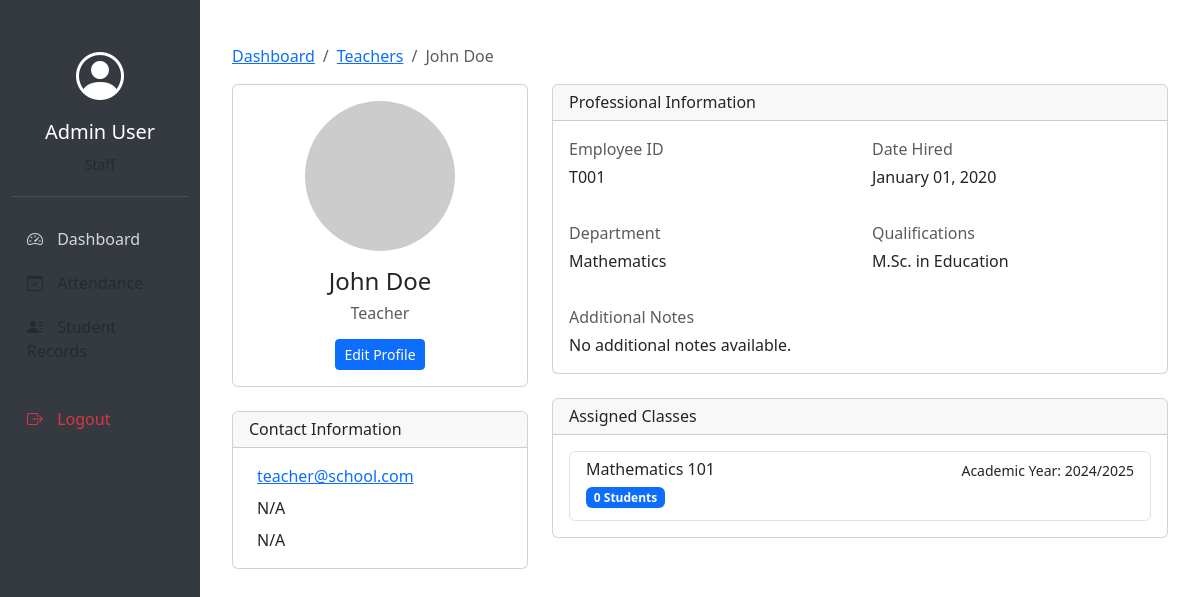
Screenshot of /teacher/1 (signed in) with the database file from the repository.
### models.py (models this page shows, shortened)
class User(UserMixin, db.Model):
    __tablename__ = 'Users'
    user_id = db.Column(db.Integer, primary_key=True)
    username = db.Column(db.String(80), unique=True, nullable=False)
    password_hash = db.Column(db.String(200), nullable=False)
    email = db.Column(db.String(120), unique=True, nullable=False)
    first_name = db.Column(db.String(50), nullable=False)
    last_name = db.Column(db.String(50), nullable=False)
    date_of_birth = db.Column(db.Date)
    phone_number = db.Column(db.String(20))
    address = db.Column(db.Text)
    user_type = db.Column(db.String(20), nullable=False)  # student, teacher, management, staff
    date_created = db.Column(db.DateTime, default=datetime.utcnow)
    student = db.relationship('Student', backref='user', uselist=False, lazy=True)
    teacher = db.relationship('Teacher', backref='user', uselist=False, lazy=True)
    management = db.relationship('Management', backref='user', uselist=False, lazy=True)
    staff = db.relationship('NonManagementStaff', backref='user', uselist=False, lazy=True)

class Teacher(db.Model):
    __tablename__ = 'Teachers'
    teacher_id = db.Column(db.Integer, primary_key=True)
    user_id = db.Column(db.Integer, db.ForeignKey('Users.user_id'), nullable=False)
    employee_id = db.Column(db.String(50), unique=True, nullable=False)
    qualification = db.Column(db.String(100))
    specialization = db.Column(db.String(100))
    date_hired = db.Column(db.Date)
    image_path = db.Column(db.String(255))  # Path to the teacher's profile image
    classes = db.relationship('Class', backref='teacher', lazy=True)

class Class(db.Model):
    __tablename__ = 'Classes'
    class_id = db.Column(db.Integer, primary_key=True)
    class_name = db.Column(db.String(50), nullable=False)
    academic_year = db.Column(db.String(20), nullable=False)
    teacher_id = db.Column(db.Integer, db.ForeignKey('Teachers.teacher_id'))
    students = db.relationship('Student', secondary='Student_Class_Mapping', back_populates='classes')

### teacher_routes.py (the view)
@teacher_bp.route('/<int:teacher_id>')
@login_required
def view_teacher(teacher_id):
    teacher = Teacher.query.get_or_404(teacher_id)
    return render_template('teachers/view.html', teacher=teacher)

### app.py (called while the page is built)
@login_manager.user_loader
def load_user(user_id):
    from models import User
    return User.query.get(int(user_id))

### templates/teachers/view.html (shortened to what this page needs)
{% extends "teachers/base.html" %}
{% block breadcrumb %}
    <li class="breadcrumb-item active" aria-current="page">
        {{ teacher.user.first_name }} {{ teacher.user.last_name }}
    </li>
{% endblock %}
{% block teacher_content %}
<div class="row">
    <div class="col-md-4">
        <div class="card mb-4">
            <div class="card-body text-center">
                <div class="mb-3">
                    {% if teacher.image_path %}
                        <img src="{{ url_for('static', filename=teacher.image_path) }}"
                             alt="{{ teacher.user.first_name }} {{ teacher.user.last_name }}"
                             class="img-fluid rounded-circle"
                             style="width: 150px; height: 150px; object-fit: cover;">
                    {% else %}
                        <img src="https://ui-avatars.com/api/?name={{ teacher.user.first_name }}+{{ teacher.user.last_name }}&background=random"
                             alt="Profile Picture"
                             class="img-fluid rounded-circle"
                             style="width: 150px; height: 150px; object-fit: cover;">
                    {% endif %}
                </div>
                <h4 class="card-title">{{ teacher.user.first_name }} {{ teacher.user.last_name }}</h4>
                <h6 class="text-muted">{{ teacher.position or 'Teacher' }}</h6>
                <div class="mt-3">
                    <a href="{{ url_for('edit_teacher', teacher_id=teacher.teacher_id) }}"
                       class="btn btn-primary btn-sm">
                         Edit Profile
                    </a>
                </div>
            </div>
        </div>
        <div class="card mb-4">
            <div class="card-header">
                <h6 class="mb-0">Contact Information</h6>
            </div>
            <div class="card-body">
                <p class="mb-2">
                    <a href="mailto:{{ teacher.user.email }}">{{ teacher.user.email }}</a>
                </p>
                <p class="mb-2">
                    {{ teacher.user.phone_number or 'N/A' }}
                </p>
                <p class="mb-0">
                    {{ teacher.user.address or 'N/A' }}
                </p>
            </div>
        </div>
    </div>
    <div class="col-md-8">
        <div class="card mb-4">
            <div class="card-header">
                <h6 class="mb-0">Professional Information</h6>
            </div>
            <div class="card-body">
                <div class="row mb-3">
                    <div class="col-md-6">
                        <p class="mb-1 text-muted">Employee ID</p>
                        <p class="mb-3">{{ teacher.employee_id }}</p>
                    </div>
                    <div class="col-md-6">
                        <p class="mb-1 text-muted">Date Hired</p>
                        <p class="mb-3">
                            {% if teacher.date_hired %}
                                {{ teacher.date_hired.strftime('%B %d, %Y') }}
                            {% else %}
                                N/A
                            {% endif %}
                        </p>
                    </div>
                </div>
                <div class="row mb-3">
                    <div class="col-md-6">
                        <p class="mb-1 text-muted">Department</p>
                        <p class="mb-3">{{ teacher.specialization or 'N/A' }}</p>
                    </div>
                    <div class="col-md-6">
                        <p class="mb-1 text-muted">Qualifications</p>
                        <p class="mb-3">{{ teacher.qualification or 'N/A' }}</p>
                    </div>
                </div>
                <div class="row">
                    <div class="col-12">
                        <p class="mb-1 text-muted">Additional Notes</p>
                        <p class="mb-0">{{ teacher.additional_notes or 'No additional notes available.' }}</p>
                    </div>
                </div>
            </div>
        </div>
        <div class="card">
            <div class="card-header">
                <h6 class="mb-0">Assigned Classes</h6>
            </div>
            <div class="card-body">
                {% if teacher.classes %}
                    <div class="list-group">
                        {% for class in teacher.classes %}
                            <a href="#" class="list-group-item list-group-item-action">
                                <div class="d-flex w-100 justify-content-between">
                                    <h6 class="mb-1">{{ class.class_name }}</h6>
                                    <small>Academic Year: {{ class.academic_year }}</small>
                                </div>
                                <p class="mb-1">
                                    <span class="badge bg-primary">{{ class.students|length }} Students</span>
                                </p>
                            </a>
                        {% endfor %}
                    </div>
                {% else %}
                    <p class="text-muted mb-0">No classes assigned yet.</p>
                {% endif %}
            </div>
        </div>
    </div>
</div>
{% endblock %}

### templates/teachers/base.html (shortened to what this page needs)
{% extends "base.html" %}
{% block content %}
<div class="container mt-4">
    <div class="row">
        <div class="col-md-12">
            <nav aria-label="breadcrumb">
                <ol class="breadcrumb">
                    <li class="breadcrumb-item"><a href="{{ url_for('main.dashboard') }}">Dashboard</a></li>
                    <li class="breadcrumb-item"><a href="{{ url_for('list_teachers') }}">Teachers</a></li>
                    {% block breadcrumb %}{% endblock %}
                </ol>
            </nav>
            {% block teacher_content %}{% endblock %}
        </div>
    </div>
</div>
{% endblock %}

### templates/base.html (shortened to what this page needs)
<!DOCTYPE html>
<html lang="en">
<head>
    <link href="https://cdn.jsdelivr.net/npm/bootstrap@5.3.0/dist/css/bootstrap.min.css" rel="stylesheet">
    <link rel="stylesheet" href="https://cdn.jsdelivr.net/npm/bootstrap-icons@1.7.2/font/bootstrap-icons.css">
</head>
<body>
    <div class="container-fluid">
        <div class="row">
            {% if current_user.is_authenticated %}
            <div class="col-md-2 sidebar">
                <div class="user-info text-center">
                    <i class="bi bi-person-circle" style="font-size: 3rem;"></i>
                    <h5 class="mt-2">{{ current_user.first_name }} {{ current_user.last_name }}</h5>
                    <small class="text-muted">{{ current_user.user_type|title }}</small>
                </div>
                <a href="{{ url_for('main.dashboard') }}" class="{% if request.endpoint == 'main.dashboard' %}active{% endif %}">
                    <i class="bi bi-speedometer2"></i> Dashboard
                </a>
                {% if current_user.user_type == 'student' %}
                    <a href="#" class="text-muted"><i class="bi bi-journal-text"></i> My Classes</a>
                    <a href="#" class="text-muted"><i class="bi bi-calendar-check"></i> Attendance</a>
                    <a href="#" class="text-muted"><i class="bi bi-journal-bookmark"></i> Assignments</a>
                    <a href="#" class="text-muted"><i class="bi bi-graph-up"></i> Grades</a>
                {% elif current_user.user_type == 'staff' %}
                    <a href="#" class="text-muted"><i class="bi bi-calendar-check"></i> Attendance</a>
                    <a href="#" class="text-muted"><i class="bi bi-person-lines-fill"></i> Student Records</a>
                {% endif %}
                <div class="mt-4">
                    <a href="{{ url_for('main.logout') }}" class="text-danger">
                        <i class="bi bi-box-arrow-right"></i> Logout
                    </a>
                </div>
            </div>
            {% endif %}
            <div class="{% if current_user.is_authenticated %}col-md-10{% else %}col-12{% endif %} main-content">
                {% block content %}{% endblock %}
            </div>
        </div>
    </div>
</body>
</html>

### templates/base.html (style rules this page uses)
.sidebar { min-height: 100vh; background-color: #343a40; color: white; padding-top: 20px; }
.sidebar a { color: rgba(255, 255, 255, 0.8); text-decoration: none; padding: 10px 15px; display: block; transition: all 0.3s; }
.sidebar a i { margin-right: 10px; }
.main-content { padding: 20px; }
.user-info { padding: 20px; border-bottom: 1px solid #495057; margin-bottom: 20px; }

### rows the page displays
User: first_name "Admin", last_name "User"
User: user.first_name "John", user.last_name "Doe", user_type "Teacher", user.email "teacher@school.com", user "N/A"
Teacher: employee_id "T001", date_hired "January 01, 2020", specialization "Mathematics", qualification "M.Sc. in Education"
Class: class_name "Mathematics 101", academic_year "2024/2025", students|length "0"

### other values shown
{{ teacher.additional_notes or 'No additional notes available.' }} "No additional notes available."
